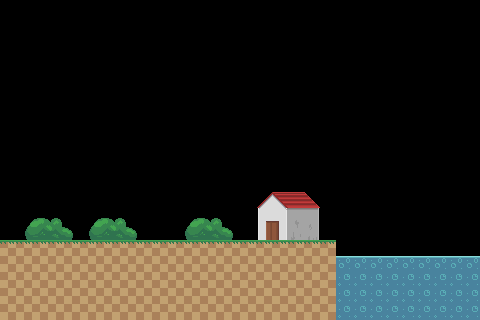

This is a level from a 2D game, rendered from its Tiled map with the project's own tilesets. A one-line summary and the complete map file follow:
An orthogonal 30x20 tile map with 16x16 px tiles, 1 tile layer (Capa de Patrones 1).

<map version="1.0" orientation="orthogonal" renderorder="right-down" width="30" height="20" tilewidth="16" tileheight="16" nextobjectid="1">
 <tileset firstgid="1" name="tileset" tilewidth="16" tileheight="16" tilecount="64" columns="8">
  <image source="tileset.png" width="128" height="128" />
 </tileset>
 <layer name="Capa de Patrones 1" width="30" height="20">
  <data encoding="csv">
0,0,0,0,0,0,0,0,0,0,0,0,0,0,0,0,0,0,0,0,0,0,0,0,0,0,0,0,0,0,
0,0,0,0,0,0,0,0,0,0,0,0,0,0,0,0,0,0,0,0,0,0,0,0,0,0,0,0,0,0,
0,0,0,0,0,0,0,0,0,0,0,0,0,0,0,0,0,0,0,0,0,0,0,0,0,0,0,0,0,0,
0,0,0,0,0,0,0,0,0,0,0,0,0,0,0,0,0,0,0,0,0,0,0,0,0,0,0,0,0,0,
0,0,0,0,0,0,0,0,0,0,0,0,0,0,0,0,0,0,0,0,0,0,0,0,0,0,0,0,0,0,
0,0,0,0,0,0,0,0,0,0,0,0,0,0,0,0,0,0,0,0,0,0,0,0,0,0,0,0,0,0,
0,0,0,0,0,0,0,0,0,0,0,0,0,0,0,0,0,0,0,0,0,0,0,0,0,0,0,0,0,0,
0,0,0,0,0,0,0,0,0,0,0,0,0,0,0,0,0,0,0,0,0,0,0,0,0,0,0,0,0,0,
0,0,0,0,0,0,0,0,0,0,0,0,0,0,0,0,0,0,0,0,0,0,0,0,0,0,0,0,0,0,
0,0,0,0,0,0,0,0,0,0,0,0,0,0,0,0,0,0,0,0,0,0,0,0,0,0,0,0,0,0,
0,0,0,0,0,0,0,0,0,0,0,0,0,0,0,0,0,0,0,0,0,0,0,0,0,0,0,0,0,0,
0,0,0,0,0,0,0,0,0,0,0,0,0,0,0,0,0,0,0,0,0,0,0,0,0,0,0,0,0,0,
0,0,0,0,0,0,0,0,0,0,0,0,0,0,0,0,33,34,35,36,0,0,0,0,0,0,0,0,0,0,
0,45,46,47,48,45,46,47,48,0,0,45,46,47,48,0,41,42,43,44,0,0,0,0,0,0,0,0,0,0,
0,53,54,55,56,53,54,55,56,0,0,53,54,55,56,0,49,50,51,52,0,0,0,0,0,0,0,0,0,0,
1,1,1,1,1,1,1,1,1,1,1,1,1,1,1,1,1,1,1,1,1,0,0,0,0,0,0,0,0,0,
9,9,9,9,9,9,9,9,9,9,9,9,9,9,9,9,9,9,9,9,9,2,2,2,2,2,2,2,2,2,
9,9,9,9,9,9,9,9,9,9,9,9,9,9,9,9,9,9,9,9,9,10,10,10,10,10,10,10,10,10,
9,9,9,9,9,9,9,9,9,9,9,9,9,9,9,9,9,9,9,9,9,10,10,10,10,10,10,10,10,10,
9,9,9,9,9,9,9,9,9,9,9,9,9,9,9,9,9,9,9,9,9,10,10,10,10,10,10,10,10,10
</data>
 </layer>
</map>